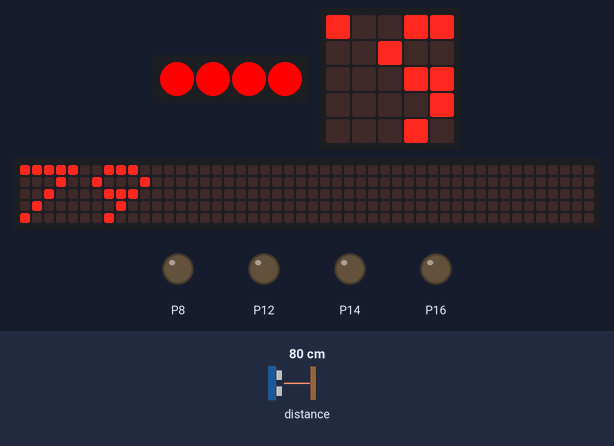
This program was run on a simulated BBC micro:bit running MicroPython. Parts: 4 RGB LEDs in strip order, left to right, the board's 5×5 LED display, a strip that is not on the board, showing the scrolling text unrolled, output pins drawn as LEDs (lit = HIGH). Inputs (shaded band) come from the test bench; at power-on: distance to the obstacle 80 cm. The echo pulse lasts 58.3 µs per cm; the 48×5 strip is a reading aid, not a part: it shows the text the display is scrolling, unrolled, one strip-width of it at a time.

Above: at 5.28 s.
5.3 s: distance to the obstacle set to 2 cm
At 6.98 s:
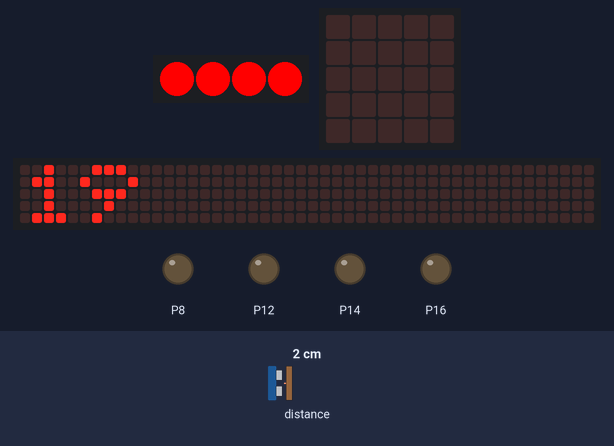
12.0 s: distance to the obstacle set to 4 cm
At 13.33 s:
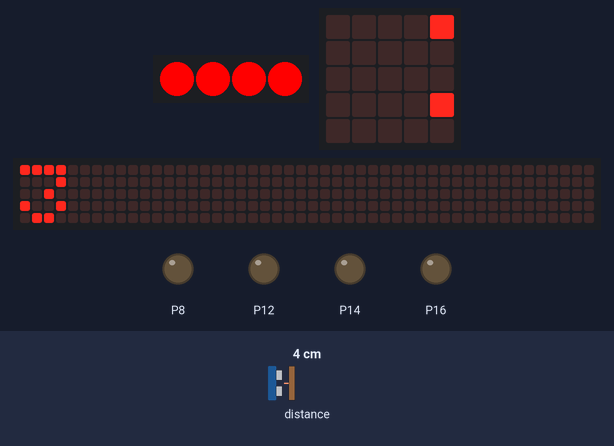
15.8 s: distance to the obstacle set to 9 cm
At 17.43 s:
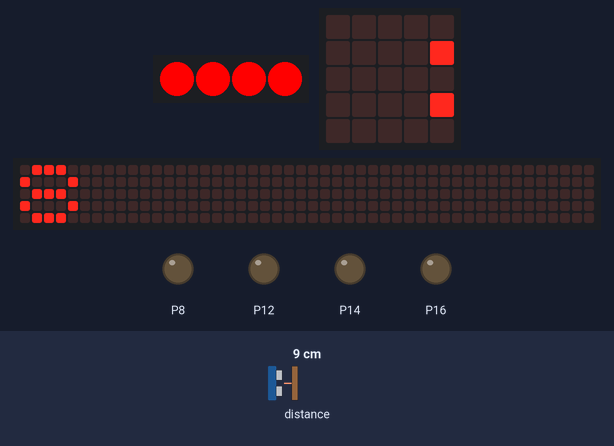
Timing chart, 0 to 18.9 s (numbered marks = the images above; inputs shaded):
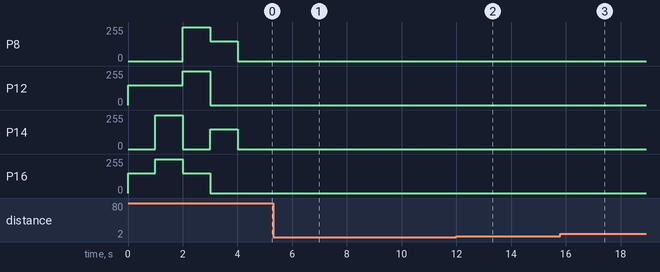

The program:

minibit-example.py
```python
#Import the library
from minibit import *

#Initalize the robot
robot = miniBit()

for i in range(4): #Loop 4 times (There are 4 LEDs)
    robot.leds[i] = (255, 0, 0) #Set them all to red
    robot.leds.show() #Show the changes

robot.forward(600) #Make the robot go forward at speed 600
sleep(1000) #Sleep for 1 second
robot.left(600) #Make the robot go left at speed 600
sleep(1000) #Sleep for 1 second
robot.right(600) #Make the robot go right at speed 600
sleep(1000) #Sleep for 1 second
robot.stop() #Make the stop with the brake

robot.backward(600) #Make the robot reverse at speed 600
sleep(1000) #Sleep for 1 second
robot.stop(brake=False) #Make the robot stop without the brake

while True: #Create a "forever" loop
    display.scroll(robot.sonar_cm()) #Scroll the distance read by the sonar sensor in cm
    sleep(500) #Sleep for half a second
    display.scroll(robot.sonar_mm()) #Scroll the distance read by the sonar sensor in mm
```

minibit.py
```python
from microbit import *
import neopixel
from utime import ticks_us, sleep_us

class miniBit:
    def __init__(self):
        pass

    leds = neopixel.NeoPixel(pin13, 4)

    def forward(self, speed):
        if (speed > 1023) or (speed < 1):
            print("Error, speed must be a number 1-1023")
            display.scroll("Speed must be a number 1-1023")
        else:
            pin12.write_analog(speed)
            pin8.write_digital(0)
            pin16.write_analog(speed)
            pin14.write_digital(0)

    def backward(self, speed):
        if (speed > 1023) or (speed < 1):
            print("Error, speed must be a number 1-1023")
            display.scroll("Speed must be a number 1-1023")
        else:
            pin12.write_digital(0)
            pin8.write_analog(speed)
            pin16.write_digital(0)
            pin14.write_analog(speed)

    def left(self, speed):
        if (speed > 1023) or (speed < 1):
            print("Error, speed must be a number 1-1023")
            display.scroll("Speed must be a number 1-1023")
        else:
            pin12.write_analog(speed)
            pin8.write_digital(0)
            pin16.write_analog(1023)
            pin14.write_analog(1023)

    def right(self, speed):
        if (speed > 1023) or (speed < 1):
            print("Error, speed must be a number 1-1023")
            display.scroll("Speed must be a number 1-1023")
        else:
            pin16.write_analog(speed)
            pin14.write_digital(0)
            pin12.write_analog(1023)
            pin8.write_analog(1023)

    def stop(self, brake=True):
        if brake==True:
            pin12.write_analog(1023)
            pin8.write_analog(1023)
            pin16.write_analog(1023)
            pin14.write_analog(1023)
        else:
            pin12.write_digital(0)
            pin8.write_digital(0)
            pin16.write_digital(0)
            pin14.write_digital(0)

    def sonar_cm(self):
        pin15.write_digital(1)
        sleep_us(10)
        pin15.write_digital(0)
        while pin15.read_digital() == 0:
            pass
        start = ticks_us()
        while pin15.read_digital() == 1:
            pass
        end = ticks_us()
        echo = end-start
        distance = int(0.01715 * echo)
        return distance

    def sonar_mm(self):
        pin15.write_digital(1)
        sleep_us(10)
        pin15.write_digital(0)
        while pin15.read_digital() == 0:
            pass
        start = ticks_us()
        while pin15.read_digital() == 1:
            pass
        end = ticks_us()
        echo = end-start
        distance = int(0.01715 * echo*10)
        return distance
```
